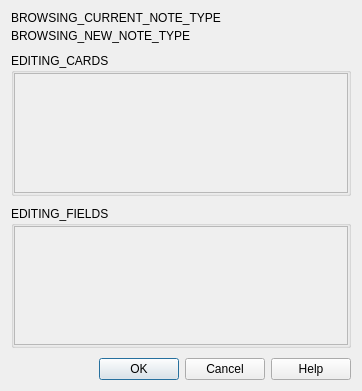
<?xml version="1.0" encoding="UTF-8"?>
<ui version="4.0">
 <class>Dialog</class>
 <widget class="QDialog" name="Dialog">
  <property name="geometry">
   <rect>
    <x>0</x>
    <y>0</y>
    <width>362</width>
    <height>391</height>
   </rect>
  </property>
  <property name="windowTitle">
   <string>BROWSING_CHANGE_NOTE_TYPE</string>
  </property>
  <layout class="QVBoxLayout" name="verticalLayout">
   <property name="spacing">
    <number>10</number>
   </property>
   <item>
    <layout class="QGridLayout" name="gridLayout">
     <property name="verticalSpacing">
      <number>4</number>
     </property>
     <item row="0" column="0">
      <widget class="QLabel" name="label_6">
       <property name="text">
        <string>BROWSING_CURRENT_NOTE_TYPE</string>
       </property>
      </widget>
     </item>
     <item row="0" column="1">
      <widget class="QLabel" name="oldModelLabel">
       <property name="sizePolicy">
        <sizepolicy hsizetype="Expanding" vsizetype="Preferred">
         <horstretch>0</horstretch>
         <verstretch>0</verstretch>
        </sizepolicy>
       </property>
       <property name="text">
        <string/>
       </property>
       <property name="margin">
        <number>4</number>
       </property>
      </widget>
     </item>
     <item row="1" column="0">
      <widget class="QLabel" name="label">
       <property name="text">
        <string>BROWSING_NEW_NOTE_TYPE</string>
       </property>
      </widget>
     </item>
     <item row="1" column="1">
      <widget class="QWidget" name="modelChooserWidget" native="true">
       <property name="sizePolicy">
        <sizepolicy hsizetype="Expanding" vsizetype="Preferred">
         <horstretch>0</horstretch>
         <verstretch>0</verstretch>
        </sizepolicy>
       </property>
      </widget>
     </item>
    </layout>
   </item>
   <item>
    <widget class="QGroupBox" name="tgroup">
     <property name="sizePolicy">
      <sizepolicy hsizetype="Preferred" vsizetype="Expanding">
       <horstretch>0</horstretch>
       <verstretch>0</verstretch>
      </sizepolicy>
     </property>
     <property name="title">
      <string>EDITING_CARDS</string>
     </property>
     <layout class="QVBoxLayout" name="verticalLayout_2">
      <property name="margin">
       <number>0</number>
      </property>
      <item>
       <widget class="QScrollArea" name="scrollArea">
        <property name="sizePolicy">
         <sizepolicy hsizetype="Expanding" vsizetype="Preferred">
          <horstretch>0</horstretch>
          <verstretch>0</verstretch>
         </sizepolicy>
        </property>
        <property name="widgetResizable">
         <bool>true</bool>
        </property>
        <widget class="QWidget" name="templateMap">
         <property name="geometry">
          <rect>
           <x>0</x>
           <y>0</y>
           <width>330</width>
           <height>120</height>
          </rect>
         </property>
        </widget>
       </widget>
      </item>
     </layout>
    </widget>
   </item>
   <item>
    <widget class="QGroupBox" name="fgroup">
     <property name="sizePolicy">
      <sizepolicy hsizetype="Preferred" vsizetype="Expanding">
       <horstretch>0</horstretch>
       <verstretch>0</verstretch>
      </sizepolicy>
     </property>
     <property name="title">
      <string>EDITING_FIELDS</string>
     </property>
     <layout class="QVBoxLayout" name="verticalLayout_3">
      <property name="margin">
       <number>0</number>
      </property>
      <item>
       <widget class="QScrollArea" name="scrollArea_2">
        <property name="sizePolicy">
         <sizepolicy hsizetype="Expanding" vsizetype="Preferred">
          <horstretch>0</horstretch>
          <verstretch>0</verstretch>
         </sizepolicy>
        </property>
        <property name="widgetResizable">
         <bool>true</bool>
        </property>
        <widget class="QWidget" name="fieldMap">
         <property name="geometry">
          <rect>
           <x>0</x>
           <y>0</y>
           <width>330</width>
           <height>119</height>
          </rect>
         </property>
        </widget>
       </widget>
      </item>
     </layout>
    </widget>
   </item>
   <item>
    <widget class="QDialogButtonBox" name="buttonBox">
     <property name="orientation">
      <enum>Qt::Horizontal</enum>
     </property>
     <property name="standardButtons">
      <set>QDialogButtonBox::Cancel|QDialogButtonBox::Help|QDialogButtonBox::Ok</set>
     </property>
    </widget>
   </item>
  </layout>
 </widget>
 <resources/>
 <connections>
  <connection>
   <sender>buttonBox</sender>
   <signal>accepted()</signal>
   <receiver>Dialog</receiver>
   <slot>accept()</slot>
   <hints>
    <hint type="sourcelabel">
     <x>248</x>
     <y>254</y>
    </hint>
    <hint type="destinationlabel">
     <x>157</x>
     <y>274</y>
    </hint>
   </hints>
  </connection>
  <connection>
   <sender>buttonBox</sender>
   <signal>rejected()</signal>
   <receiver>Dialog</receiver>
   <slot>reject()</slot>
   <hints>
    <hint type="sourcelabel">
     <x>316</x>
     <y>260</y>
    </hint>
    <hint type="destinationlabel">
     <x>286</x>
     <y>274</y>
    </hint>
   </hints>
  </connection>
 </connections>
</ui>
